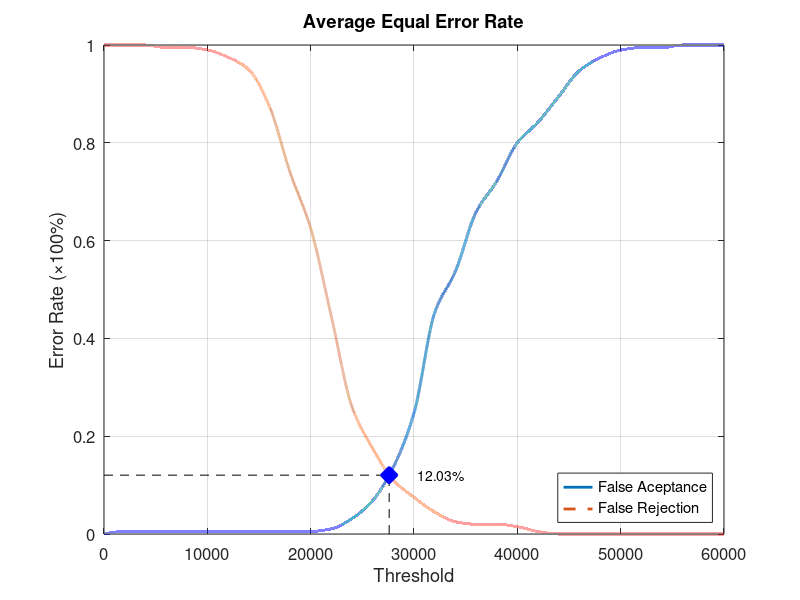
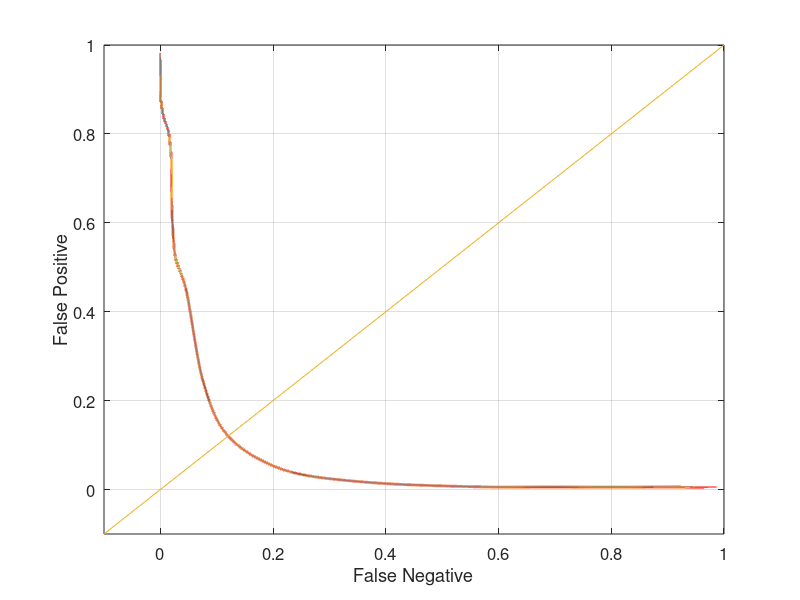

Recreate these plots in MATLAB, in order.
function yEER = Database2_3
close all;
clear;
clc;
x = 0:2000:60000;
xq = 0:0.5:60000;

y0 = [0 0.00526316 0.00526316 0.00526316 0.00526316 0.00526316 0.00526316 0.00526316 0.00526316 0.00526316 0.00526316 0.0105263 0.0315789 0.0684211 0.136842 0.247368 0.452632 0.536842 0.657895 0.721053 0.8 0.842105 0.894737 0.947368 0.973684 0.989474 0.994737 0.994737 1 1 1];
yy0 = interp1(x, y0, xq, 'pchip');
y1 = [1 1 1 0.995 0.995 0.99 0.975 0.95 0.875 0.74 0.625 0.445 0.26 0.175 0.11 0.075 0.045 0.025 0.02 0.02 0.015 0.005 0 0 0 0 0 0 0 0 0];
yy1 = interp1(x, y1, xq, 'pchip');

% Calculating EER: 
y2 = abs(y0 - y1);
find(y2 == min(y2))
yy2 = abs(yy0 - yy1);
xEER = find(yy2 == min(yy2));
xEERIndex = xq(xEER) % X-axis EER
yEER = yy0(xEER) % Y-axis EER

main = figure
plot(xq, yy0,'-','LineWidth', 2);	hold on
plot(xq, yy1,'--','LineWidth', 2);	hold on
plot([xEERIndex xEERIndex], [0 yEER], 'k--');	hold on
plot([0 xEERIndex], [yEER yEER], 'k--');	hold on
plot(xEERIndex, yEER, 'bx', 'LineWidth', 10);	hold on
text(xEERIndex + 10 * xEERIndex / 100, yEER, [num2str(round((10000 * yEER)) / 100) '%'])
legend('False Aceptance', 'False Rejection', 'Location', 'SouthEast')
xlabel('Threshold')
ylabel('Error Rate (\times100%)')
title('Average Equal Error Rate')
set(gca, 'FontSize', 12)
axis([0 60000 0 1])
grid on

print(main, 'Database2_3Main', '-dpng');
FNRxFPR = figure('Color', [1 1 1]);
plot(yy1, yy0, '-', yy1, yy0, 'LineWidth', 2);
hold on
y = -0.1:0.1:1
plot(y, y); 
set(gca, 'FontSize', 12)
xlabel('False Negative')
ylabel('False Positive')
axis([-0.1 1 -0.1 1])
set(gca, 'FontSize', 12)
grid on

print(FNRxFPR, 'Database2_3FNRxFPR','-dpng');
end
